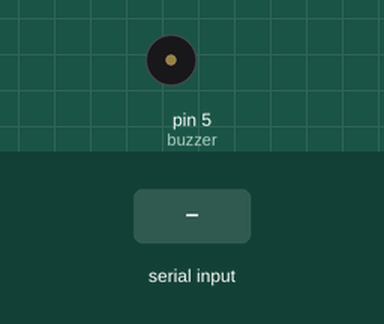
Recording of a sketch running on a simulated Arduino Uno, built with avr-gcc and run on an emulated ATmega328P. Parts: buzzer (waves = sounding). Inputs (shaded band) come from the test bench. The modem accepts every AT command (registered, SIM ready, sends succeed) and sends nothing else; what the sketch prints to the serial monitor is not drawn.

Above: at 7.7 s.
7.8 s: "1" received over the second serial link
At 8.28 s:
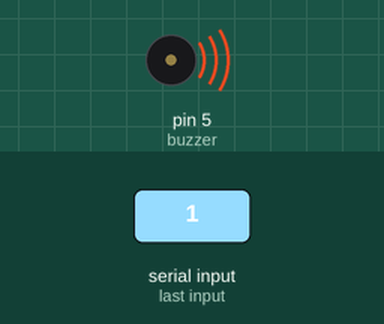
Timing chart, 0 to 17.0 s (numbered marks = the images above; inputs shaded):
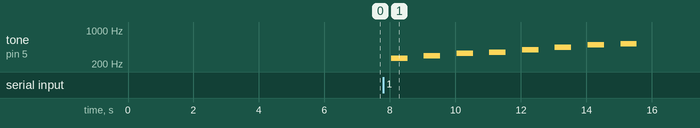

The sketch:

Sim800l_com.ino
```cpp
#include <SoftwareSerial.h>  //----------library for send and recive data serial with AT command------------

//---------Create software serial object to c//ommunicate with SIM800L-----------
//-----------SIM800L Tx & Rx is connected to Arduino #3 & #2------------
SoftwareSerial mySerial(3, 2);


//music buzzer data
int Do = 262, Re = 294 , Mi = 330 , Fa = 349 , Sol = 392 ,
    La = 440 , Si = 494, Do2 = 524;

//delay for music
int wait = 500;


//--------Define Variables -------------
int smokeMQ2 = A5;
int smokeMQ5 = A4;
int buzzer = 5;
int flag = 0;
int mq2Thres = 300;
int mq5Thres = 300;
String text = "LPG :";        //MQ2 Liquefied petroleum gas
String text2 = " CO2 :";  //MQ5  Methane
String high = "High";
String low = "low";
String MQ2 = "";
String MQ5 = "";
String st;
int length1;

void setup() {
  //------set MQ Sensors Pin as Analog Input Pin And set Buzzer pin as Output---------
  pinMode(smokeMQ2, INPUT);
  pinMode(smokeMQ5, INPUT);
  pinMode(buzzer, OUTPUT);

  digitalWrite(buzzer, HIGH);
  delay(2000);
  digitalWrite(buzzer, LOW);


  //------Begin serial communication with Arduino and Arduino IDE (Serial Monitor)--------
  Serial.begin(9600);

  //------Begin serial communication with Arduino and SIM800L------
  mySerial.begin(9600);

  //-----Delay For First Setup--------
  Serial.println("Initializing...");
  delay(1000);

  //---------Ready For First recived Msg--------
  readyRecive();
}

void loop() {
  //Read MQ Sensors
  delay(1000);
  int readSensorMQ2 = analogRead(smokeMQ2);
  int readSensorMQ5 = analogRead(smokeMQ5);

  //Print Sensor data in serial for test
  Serial.print("read MQ2: ");
  Serial.println(readSensorMQ2);
  Serial.print("read MQ5: ");
  Serial.println(readSensorMQ5);

  //Send Message if Recived Sensor Data is Higher that Sensor Thres
  delay(500);
  if(flag == 0){
  if(readSensorMQ2 > mq2Thres | readSensorMQ5 > mq5Thres){

        if(readSensorMQ2 > mq2Thres ){
             MQ2 = high;
           }else if(readSensorMQ2 < mq2Thres ){
             MQ2 = low;
           }
        if(readSensorMQ5 > mq5Thres ){
             MQ5 = high;
           }else if(readSensorMQ5 < mq5Thres ){
             MQ5 = low;
        }


        buzzer_music();


        delay(300);
        sentMessage(text,text2,MQ2,MQ5);
        readyRecive();
        flag = 1;
        delay(1000);
        flag = 1;
     }

  }


  if(readSensorMQ2 <= (mq2Thres-100) & readSensorMQ5 <= (mq5Thres-100)){
    flag = 0;
    delay(100);
  }


   //If Recive Message find *1 and then send sensor data and then be ready to recive another msg
   if (mySerial.available()) {
     st =  mySerial.readString();
     length1 = st.indexOf('*');
     length1 += 1;
     Serial.println(length1);
     Serial.println(st[length1]);
     Serial.println(st);
     if(st[length1] = '1'){
      if(readSensorMQ2 >= mq2Thres ){
        MQ2 = high;
      }else if(readSensorMQ2 < mq2Thres ){
        MQ2 = low;
      }
      if(readSensorMQ5 >= mq5Thres ){
        MQ5 = high;
      }else if(readSensorMQ5 < mq5Thres ){
        MQ5 = low;
      }
      sentMessage(text,text2,MQ2,MQ5);
      readyRecive();
     }
   }


  delay(100);
}


//Function for update serial port
void updateSerial()
{
  delay(500);
  while (Serial.available())
  {
    mySerial.write(Serial.read());//Forward what Serial received to Software Serial Port
  }
  while(mySerial.available())
  {
    Serial.write(mySerial.read());//Forward what Software Serial received to Serial Port
  }
}

//Function for Sent Msg
void sentMessage(String text,String text2,String readSensorMQ2,String readSensorMQ5){
      mySerial.println("AT");
      updateSerial();
      mySerial.println("AT+CMGF=1");                                 // Configuring TEXT mode
      updateSerial();
      mySerial.println("AT+CSMP=17,167,0,8");                        // Configuring TEXT mode
      updateSerial();
      mySerial.println("AT+CMGS=\"+989330091991\"");                 //change ZZ with country code and xxxxxxxxxxx with phone number to sms
      updateSerial();
      mySerial.print(text + readSensorMQ2 + text2 + readSensorMQ5);  //text content
      updateSerial();
      mySerial.write(26);
      updateSerial();
      mySerial.print("AT+CMGDA=\"DEL ALL\"");                        //Delete msgs
      updateSerial();
      delay(3000);

}

//Function for be ready to Recive msg
void readyRecive(){
      mySerial.println("AT"); //Once the handshake test is successful, it will back to OK
      updateSerial();
      mySerial.println("AT+CMGF=1"); // Configuring TEXT mode
      updateSerial();
      mySerial.println("AT+CNMI=1,2,0,0,0"); // Decides how newly arrived SMS messages should be handled
      updateSerial();
      delay(2000);
}


void buzzer_music() { //This function produces the 3rd siren (AMBULANCE sound).tone(buzz,440,200);
        tone(buzzer, Do, wait);
        delay(1000);
        tone(buzzer, Re, wait);
        delay(1000);
        tone(buzzer, Mi, wait);
        delay(1000);
        tone(buzzer, Fa, wait);   //this note might sound too sharp
        delay(1000);
        tone(buzzer, Sol, wait);
        delay(1000);
        tone(buzzer, La, wait);
        delay(1000);
        tone(buzzer, Si, wait);
        delay(1000);
        tone(buzzer, Do2, wait);
        delay(1000);
        noTone(buzzer);
}
```

Measured:
- by itself, tone on pin 5 (buzzer): plays 262 Hz for 0.50 s, 294 Hz for 0.50 s, 330 Hz for 0.50 s, 349 Hz for 0.50 s, 392 Hz for 0.50 s, 440 Hz for 0.50 s … (8 notes in this stretch)
